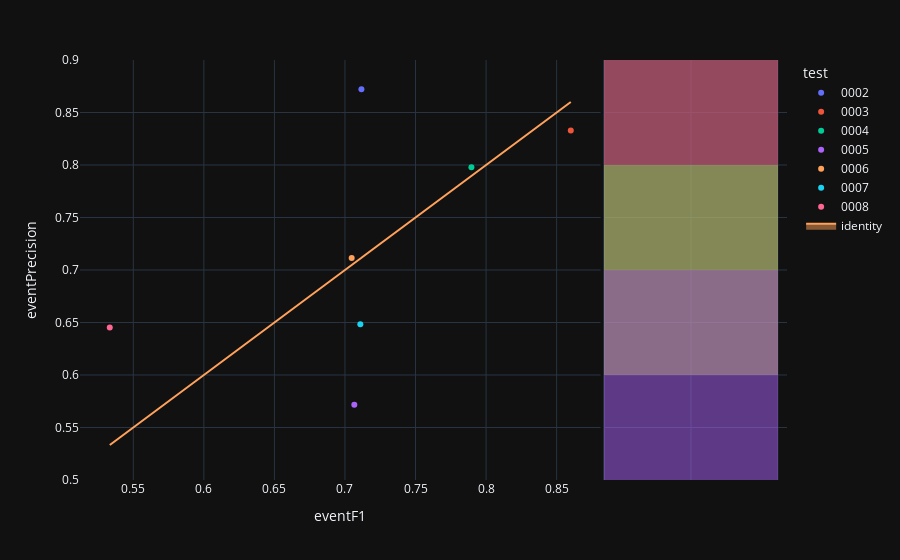

Here is the notebook cell this chart was saved with:
### Code cell
fig=px.scatter(experimentModels_N2,x='eventF1',y='eventPrecision',color='test',hover_name='modelId', marginal_y="histogram")
fig.add_trace(
    go.Scatter(x=experimentModels_N2['eventF1'], y=experimentModels_N2['eventF1'], name="identity", mode='lines',fill="toself")
)
fig.show()

### Figure 1 — Plotly figure (JSON) as saved in the notebook; plotly's stock layout.template omitted (floating-point values rounded to 4 significant figures)
{"data": [{"hovertemplate": "<b>%{hovertext}</b><br><br>test=0002<br>eventF1=%{x}<br>eventPrecision=%{y}<extra></extra>", "hovertext": ["a4659423-83e4-4da3-91b5-177fa8bc17fe"], "legendgroup": "0002", "marker": {"color": "#636efa", "symbol": "circle"}, "mode": "markers", "name": "0002", "orientation": "v", "showlegend": true, "x": [0.7117], "xaxis": "x", "y": [0.8722], "yaxis": "y", "type": "scatter"}, {"alignmentgroup": "True", "bingroup": "y", "hovertemplate": "test=0002<br>eventPrecision=%{y}<br>count=%{x}<extra></extra>", "legendgroup": "0002", "marker": {"color": "#636efa"}, "name": "0002", "offsetgroup": "0002", "opacity": 0.5, "showlegend": false, "xaxis": "x2", "y": [0.8722], "yaxis": "y2", "type": "histogram"}, {"hovertemplate": "<b>%{hovertext}</b><br><br>test=0003<br>eventF1=%{x}<br>eventPrecision=%{y}<extra></extra>", "hovertext": ["ad3be387-5be4-4e8e-b57d-072003b617d3"], "legendgroup": "0003", "marker": {"color": "#EF553B", "symbol": "circle"}, "mode": "markers", "name": "0003", "orientation": "v", "showlegend": true, "x": [0.86], "xaxis": "x", "y": [0.8328], "yaxis": "y", "type": "scatter"}, {"alignmentgroup": "True", "bingroup": "y", "hovertemplate": "test=0003<br>eventPrecision=%{y}<br>count=%{x}<extra></extra>", "legendgroup": "0003", "marker": {"color": "#EF553B"}, "name": "0003", "offsetgroup": "0003", "opacity": 0.5, "showlegend": false, "xaxis": "x2", "y": [0.8328], "yaxis": "y2", "type": "histogram"}, {"hovertemplate": "<b>%{hovertext}</b><br><br>test=0004<br>eventF1=%{x}<br>eventPrecision=%{y}<extra></extra>", "hovertext": ["8bcbbc8b-b83e-4b97-8f7c-0dd0760680e7"], "legendgroup": "0004", "marker": {"color": "#00cc96", "symbol": "circle"}, "mode": "markers", "name": "0004", "orientation": "v", "showlegend": true, "x": [0.7896], "xaxis": "x", "y": [0.7979], "yaxis": "y", "type": "scatter"}, {"alignmentgroup": "True", "bingroup": "y", "hovertemplate": "test=0004<br>eventPrecision=%{y}<br>count=%{x}<extra></extra>", "legendgroup": "0004", "marker": {"color": "#00cc96"}, "name": "0004", "offsetgroup": "0004", "opacity": 0.5, "showlegend": false, "xaxis": "x2", "y": [0.7979], "yaxis": "y2", "type": "histogram"}, {"hovertemplate": "<b>%{hovertext}</b><br><br>test=0005<br>eventF1=%{x}<br>eventPrecision=%{y}<extra></extra>", "hovertext": ["f88ed731-de3a-4c9a-90d5-04d1fcd93d45"], "legendgroup": "0005", "marker": {"color": "#ab63fa", "symbol": "circle"}, "mode": "markers", "name": "0005", "orientation": "v", "showlegend": true, "x": [0.7066], "xaxis": "x", "y": [0.5717], "yaxis": "y", "type": "scatter"}, {"alignmentgroup": "True", "bingroup": "y", "hovertemplate": "test=0005<br>eventPrecision=%{y}<br>count=%{x}<extra></extra>", "legendgroup": "0005", "marker": {"color": "#ab63fa"}, "name": "0005", "offsetgroup": "0005", "opacity": 0.5, "showlegend": false, "xaxis": "x2", "y": [0.5717], "yaxis": "y2", "type": "histogram"}, {"hovertemplate": "<b>%{hovertext}</b><br><br>test=0006<br>eventF1=%{x}<br>eventPrecision=%{y}<extra></extra>", "hovertext": ["16a691da-d735-4ad2-953c-db2678980107"], "legendgroup": "0006", "marker": {"color": "#FFA15A", "symbol": "circle"}, "mode": "markers", "name": "0006", "orientation": "v", "showlegend": true, "x": [0.7048], "xaxis": "x", "y": [0.7115], "yaxis": "y", "type": "scatter"}, {"alignmentgroup": "True", "bingroup": "y", "hovertemplate": "test=0006<br>eventPrecision=%{y}<br>count=%{x}<extra></extra>", "legendgroup": "0006", "marker": {"color": "#FFA15A"}, "name": "0006", "offsetgroup": "0006", "opacity": 0.5, "showlegend": false, "xaxis": "x2", "y": [0.7115], "yaxis": "y2", "type": "histogram"}, {"hovertemplate": "<b>%{hovertext}</b><br><br>test=0007<br>eventF1=%{x}<br>eventPrecision=%{y}<extra></extra>", "hovertext": ["d91f41ff-0308-46df-9bcd-67d46f377777"], "legendgroup": "0007", "marker": {"color": "#19d3f3", "symbol": "circle"}, "mode": "markers", "name": "0007", "orientation": "v", "showlegend": true, "x": [0.7109], "xaxis": "x", "y": [0.6484], "yaxis": "y", "type": "scatter"}, {"alignmentgroup": "True", "bingroup": "y", "hovertemplate": "test=0007<br>eventPrecision=%{y}<br>count=%{x}<extra></extra>", "legendgroup": "0007", "marker": {"color": "#19d3f3"}, "name": "0007", "offsetgroup": "0007", "opacity": 0.5, "showlegend": false, "xaxis": "x2", "y": [0.6484], "yaxis": "y2", "type": "histogram"}, {"hovertemplate": "<b>%{hovertext}</b><br><br>test=0008<br>eventF1=%{x}<br>eventPrecision=%{y}<extra></extra>", "hovertext": ["a1eacac2-9e31-437a-9350-110d2ef2f1a5"], "legendgroup": "0008", "marker": {"color": "#FF6692", "symbol": "circle"}, "mode": "markers", "name": "0008", "orientation": "v", "showlegend": true, "x": [0.5333], "xaxis": "x", "y": [0.6452], "yaxis": "y", "type": "scatter"}, {"alignmentgroup": "True", "bingroup": "y", "hovertemplate": "test=0008<br>eventPrecision=%{y}<br>count=%{x}<extra></extra>", "legendgroup": "0008", "marker": {"color": "#FF6692"}, "name": "0008", "offsetgroup": "0008", "opacity": 0.5, "showlegend": false, "xaxis": "x2", "y": [0.6452], "yaxis": "y2", "type": "histogram"}, {"fill": "toself", "mode": "lines", "name": "identity", "x": [0.7117, 0.86, 0.7896, 0.7066, 0.7048, 0.7109, 0.5333], "y": [0.7117, 0.86, 0.7896, 0.7066, 0.7048, 0.7109, 0.5333], "type": "scatter"}], "layout": {"xaxis": {"anchor": "y", "domain": [0.0, 0.7363], "title": {"text": "eventF1"}}, "yaxis": {"anchor": "x", "domain": [0.0, 1.0], "title": {"text": "eventPrecision"}}, "xaxis2": {"anchor": "y2", "domain": [0.7413, 1.0], "matches": "x2", "showticklabels": false, "showline": false, "ticks": "", "showgrid": true}, "yaxis2": {"anchor": "x2", "domain": [0.0, 1.0], "matches": "y", "showticklabels": false, "showgrid": true}, "legend": {"title": {"text": "test"}, "tracegroupgap": 0}, "margin": {"t": 60}, "barmode": "overlay"}}
